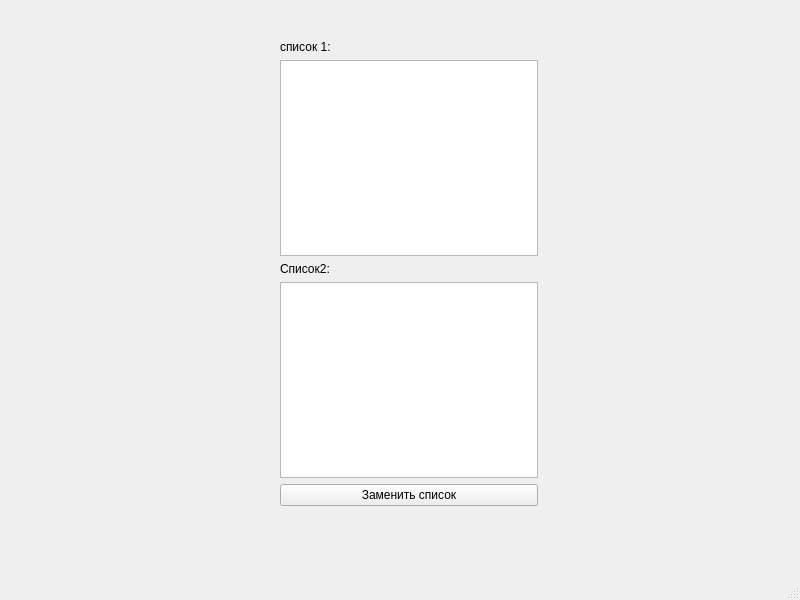
<?xml version="1.0" encoding="UTF-8"?>
<ui version="4.0">
 <class>MainWindow</class>
 <widget class="QMainWindow" name="MainWindow">
  <property name="geometry">
   <rect>
    <x>0</x>
    <y>0</y>
    <width>800</width>
    <height>600</height>
   </rect>
  </property>
  <property name="windowTitle">
   <string>MainWindow</string>
  </property>
  <widget class="QWidget" name="centralwidget">
   <widget class="QWidget" name="">
    <property name="geometry">
     <rect>
      <x>280</x>
      <y>40</y>
      <width>258</width>
      <height>466</height>
     </rect>
    </property>
    <layout class="QVBoxLayout" name="verticalLayout">
     <item>
      <widget class="QLabel" name="label">
       <property name="text">
        <string>список 1:</string>
       </property>
      </widget>
     </item>
     <item>
      <widget class="QTextEdit" name="textEdit"/>
     </item>
     <item>
      <widget class="QLabel" name="label_2">
       <property name="text">
        <string>Список2:  </string>
       </property>
      </widget>
     </item>
     <item>
      <widget class="QTextEdit" name="textEdit_2"/>
     </item>
     <item>
      <widget class="QPushButton" name="pushButton">
       <property name="text">
        <string>Заменить список</string>
       </property>
      </widget>
     </item>
    </layout>
   </widget>
  </widget>
  <widget class="QMenuBar" name="menubar">
   <property name="geometry">
    <rect>
     <x>0</x>
     <y>0</y>
     <width>800</width>
     <height>21</height>
    </rect>
   </property>
  </widget>
  <widget class="QStatusBar" name="statusbar"/>
 </widget>
 <resources/>
 <connections/>
</ui>
